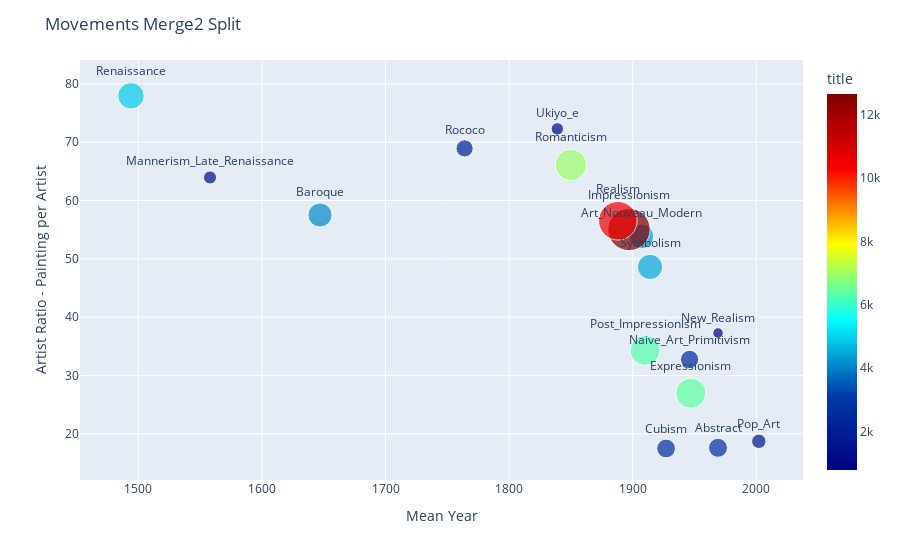

Source (notebook cell):
### Code cell
fig2 =px.scatter(df_mov2,x='mean_year',y='artist_ratio',size='title',text='movement',
               hover_name="movement",color="title",size_max=30,color_continuous_scale='jet')
fig2.update_traces(textposition='top center')
fig2.update_layout(title='Movements Merge2 Split',
    xaxis={'title':'Mean Year'},
    yaxis={'title':'Artist Ratio - Painting per Artist'})

fig2.show()

### Figure 1 — Plotly figure (JSON) as saved in the notebook; plotly's stock layout.template omitted (floating-point values rounded to 4 significant figures)
{"data": [{"hovertemplate": "<b>%{hovertext}</b><br><br>mean_year=%{x}<br>artist_ratio=%{y}<br>title=%{marker.color}<br>movement=%{text}<extra></extra>", "hovertext": ["Abstract", "Art_Nouveau_Modern", "Baroque", "Cubism", "Expressionism", "Impressionism", "Mannerism_Late_Renaissance", "Naive_Art_Primitivism", "New_Realism", "Pop_Art", "Post_Impressionism", "Realism", "Renaissance", "Rococo", "Romanticism", "Symbolism", "Ukiyo_e"], "legendgroup": "", "marker": {"color": [2536, 4308, 4083, 2483, 6389, 12660, 1215, 2358, 783, 1460, 6276, 10456, 4911, 2068, 6939, 4472, 1084], "coloraxis": "coloraxis", "size": [2536, 4308, 4083, 2483, 6389, 12660, 1215, 2358, 783, 1460, 6276, 10456, 4911, 2068, 6939, 4472, 1084], "sizemode": "area", "sizeref": 14.07, "symbol": "circle"}, "mode": "markers+text", "name": "", "orientation": "v", "showlegend": false, "text": ["Abstract", "Art_Nouveau_Modern", "Baroque", "Cubism", "Expressionism", "Impressionism", "Mannerism_Late_Renaissance", "Naive_Art_Primitivism", "New_Realism", "Pop_Art", "Post_Impressionism", "Realism", "Renaissance", "Rococo", "Romanticism", "Symbolism", "Ukiyo_e"], "textposition": "top center", "type": "scatter", "x": [1969, 1907, 1647, 1927, 1947, 1897, 1558, 1946, 1969, 2002, 1910, 1888, 1494, 1764, 1850, 1914, 1839], "xaxis": "x", "y": [17.61, 53.85, 57.51, 17.49, 26.96, 55.04, 63.95, 32.75, 37.29, 18.72, 34.3, 56.52, 77.95, 68.93, 66.09, 48.61, 72.27], "yaxis": "y"}], "layout": {"coloraxis": {"colorbar": {"title": {"text": "title"}}, "colorscale": [[0, "rgb(0,0,131)"], [0.2, "rgb(0,60,170)"], [0.4, "rgb(5,255,255)"], [0.6, "rgb(255,255,0)"], [0.8, "rgb(250,0,0)"], [1, "rgb(128,0,0)"]]}, "legend": {"itemsizing": "constant", "tracegroupgap": 0}, "margin": {"t": 60}, "title": {"text": "Movements Merge2 Split"}, "xaxis": {"anchor": "y", "domain": [0, 1], "title": {"text": "Mean Year"}}, "yaxis": {"anchor": "x", "domain": [0, 1], "title": {"text": "Artist Ratio - Painting per Artist"}}}}
